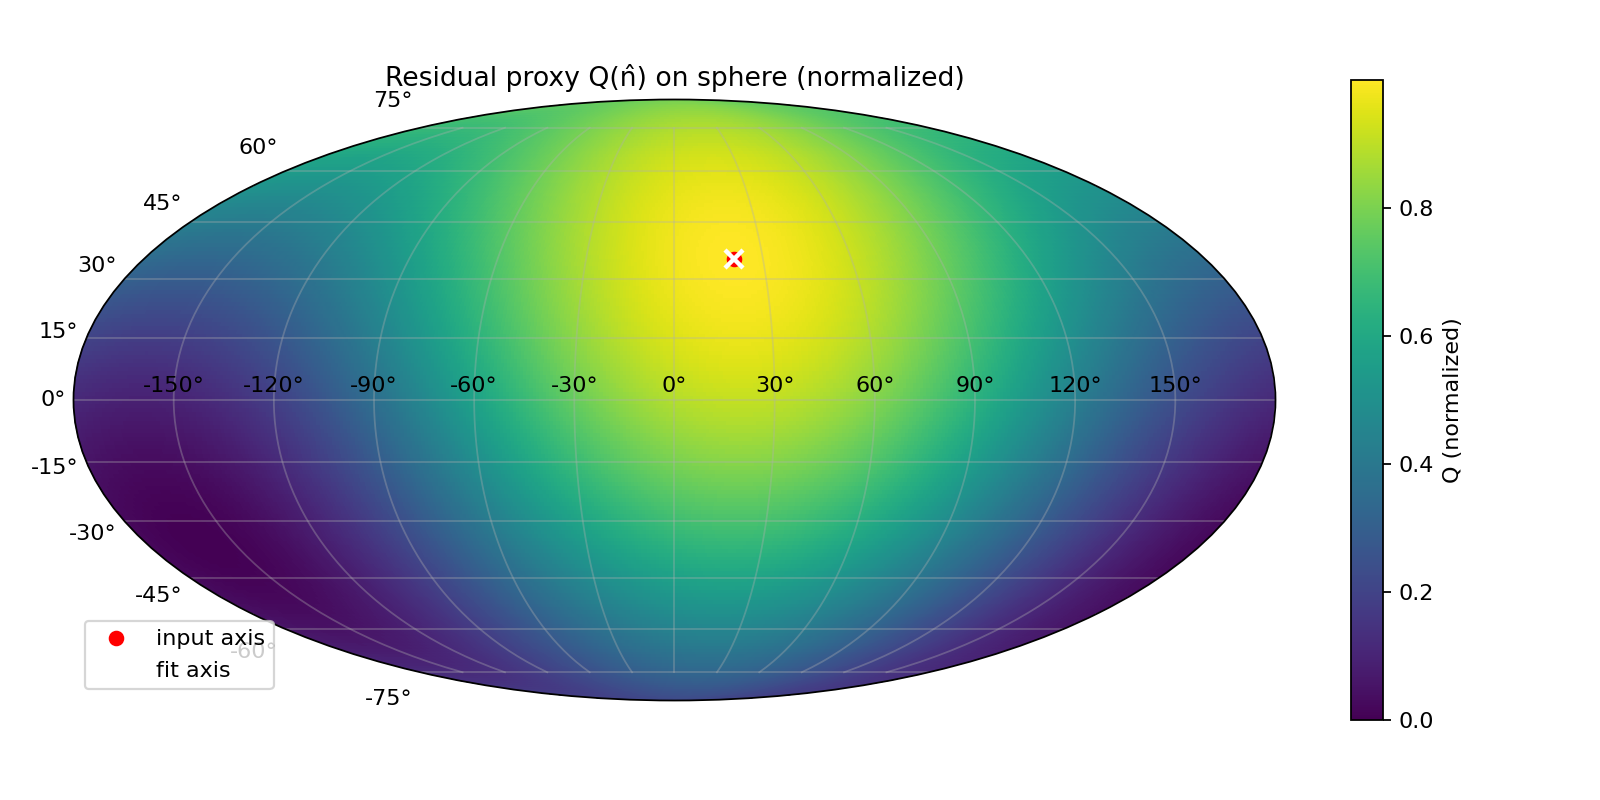

The Python source for this figure:
#!/usr/bin/env python3
"""spherical_residual_proxy_dipole.py

A tiny, testable “residual proxy on a sphere” toy model.

Purpose
-------
You said the word “spherical” made your brain itch (in a good way). This script makes a
simple *sky-like* scalar field Q(n̂) on the unit sphere and extracts its best-fit dipole.

It stays non-metaphysical:
- We do not claim what the substrate is.
- We assume an effective relative phase Δ(n̂) that is near anti-phase (≈ π) but with a
  small offset ε(n̂).
- The residual amplitude factor for two equal components is:
      R/A = 2|cos(Δ/2)|
  and near anti-phase (Δ = π - ε), we have R/A ≈ ε (with ε in radians).

We then define a proxy observable Q(n̂) using either:
- H1 (linear):    Q ∝ ε
- H2 (quadratic): Q ∝ ε²

and show that this naturally produces a dipole if ε varies slightly across the sphere.

Run
---
    python3 spherical_residual_proxy_dipole.py

Outputs
-------
- Prints the fitted dipole direction/amplitude
- Saves an image: spherical_residual_proxy_dipole.png
"""

from __future__ import annotations

import argparse
import math
from dataclasses import dataclass

import numpy as np
import matplotlib.pyplot as plt


def unit(v: np.ndarray) -> np.ndarray:
    n = np.linalg.norm(v)
    return v / n if n != 0 else v


def sph_to_cart(lon_rad: float, lat_rad: float) -> np.ndarray:
    """lon: [-pi, pi], lat: [-pi/2, pi/2]"""
    clat = math.cos(lat_rad)
    return np.array([
        clat * math.cos(lon_rad),
        clat * math.sin(lon_rad),
        math.sin(lat_rad),
    ])


def cart_to_sph(n: np.ndarray) -> tuple[float, float]:
    """Return (lon, lat) in radians."""
    x, y, z = n
    lon = math.atan2(y, x)
    lat = math.asin(max(-1.0, min(1.0, z / (np.linalg.norm(n) + 1e-12))))
    return lon, lat


def sample_sphere(n: int, rng: np.random.Generator) -> np.ndarray:
    """Uniform random unit vectors, shape (n, 3)."""
    u = rng.uniform(0.0, 1.0, size=n)
    v = rng.uniform(0.0, 1.0, size=n)
    lon = 2 * math.pi * u - math.pi
    z = 2 * v - 1
    r_xy = np.sqrt(np.maximum(0.0, 1 - z * z))
    x = r_xy * np.cos(lon)
    y = r_xy * np.sin(lon)
    return np.stack([x, y, z], axis=1)


def fit_dipole(nhat: np.ndarray, Q: np.ndarray) -> tuple[float, np.ndarray]:
    """Fit Q(n̂) ≈ a + d·n̂ via least squares.

    Returns (a, dvec).
    """
    A = np.concatenate([np.ones((nhat.shape[0], 1)), nhat], axis=1)  # (N,4)
    coeff, *_ = np.linalg.lstsq(A, Q, rcond=None)
    a = float(coeff[0])
    d = coeff[1:4]
    return a, d


def main() -> None:
    ap = argparse.ArgumentParser()
    ap.add_argument('--eps0-deg', type=float, default=1.0, help='base offset ε0 in degrees (near anti-phase)')
    ap.add_argument('--eps1-deg', type=float, default=0.15, help='dipole modulation ε1 in degrees')
    ap.add_argument('--dipole-lon-deg', type=float, default=0.0, help='dipole axis longitude (deg)')
    ap.add_argument('--dipole-lat-deg', type=float, default=30.0, help='dipole axis latitude (deg)')
    ap.add_argument('--mapping', choices=['H1', 'H2'], default='H1', help='H1: Q∝ε, H2: Q∝ε²')
    ap.add_argument('--grid', type=int, default=361, help='grid resolution for visualization')
    ap.add_argument('--samples', type=int, default=20000, help='random samples for dipole fit')
    ap.add_argument('--seed', type=int, default=1)
    args = ap.parse_args()

    rng = np.random.default_rng(args.seed)

    eps0 = math.radians(args.eps0_deg)
    eps1 = math.radians(args.eps1_deg)

    dip_axis = sph_to_cart(math.radians(args.dipole_lon_deg), math.radians(args.dipole_lat_deg))
    dip_axis = unit(dip_axis)

    # Define ε(n̂) = ε0 + ε1 (dip_axis · n̂)
    nhat = sample_sphere(args.samples, rng)
    eps = eps0 + eps1 * (nhat @ dip_axis)

    # Keep ε positive in this toy (avoids sign flips in the small-angle approx discussion).
    # In a more serious model you’d decide what the sign means.
    eps = np.maximum(eps, 1e-8)

    if args.mapping == 'H1':
        Q = eps
    else:
        Q = eps * eps

    a, d = fit_dipole(nhat, Q)

    d_amp = float(np.linalg.norm(d))
    d_dir = unit(d)
    lon, lat = cart_to_sph(d_dir)

    print('=== Residual proxy dipole fit ===')
    print(f'mapping: {args.mapping}')
    print(f'ε0: {args.eps0_deg:.4f}°   ε1: {args.eps1_deg:.4f}°')
    print(f'fit monopole a: {a:.6e}')
    print(f'fit dipole |d|: {d_amp:.6e}')
    print(f'fit dipole direction lon,lat: {math.degrees(lon):.2f}°, {math.degrees(lat):.2f}°')

    # Visualize on a lon/lat grid with Mollweide projection.
    grid = args.grid
    lon_grid = np.linspace(-math.pi, math.pi, grid)
    lat_grid = np.linspace(-math.pi / 2, math.pi / 2, grid // 2)
    LON, LAT = np.meshgrid(lon_grid, lat_grid)

    # Compute Q on the grid.
    x = np.cos(LAT) * np.cos(LON)
    y = np.cos(LAT) * np.sin(LON)
    z = np.sin(LAT)
    n_grid = np.stack([x, y, z], axis=2)

    eps_grid = eps0 + eps1 * (n_grid @ dip_axis)
    eps_grid = np.maximum(eps_grid, 1e-8)
    if args.mapping == 'H1':
        Q_grid = eps_grid
    else:
        Q_grid = eps_grid * eps_grid

    # Normalize for visualization.
    Qv = (Q_grid - Q_grid.min()) / (Q_grid.max() - Q_grid.min() + 1e-12)

    fig = plt.figure(figsize=(10, 5))
    ax = fig.add_subplot(111, projection='mollweide')
    im = ax.pcolormesh(LON, LAT, Qv, shading='auto', cmap='viridis')
    ax.grid(True, alpha=0.35)
    ax.set_title('Residual proxy Q(n̂) on sphere (normalized)')
    cb = plt.colorbar(im, ax=ax, shrink=0.85)
    cb.set_label('Q (normalized)')

    # Mark the intended dipole axis.
    ax.plot([math.radians(args.dipole_lon_deg)], [math.radians(args.dipole_lat_deg)], 'ro', markersize=6, label='input axis')
    ax.plot([lon], [lat], 'wx', markersize=8, markeredgewidth=2, label='fit axis')
    ax.legend(loc='lower left')

    out = '/home/randy/Workspace/SYSTEM/Downloads/atpm/spherical_residual_proxy_dipole.png'
    fig.tight_layout()
    fig.savefig(out, dpi=160)
    print(f'\nSaved: {out}')


if __name__ == '__main__':
    main()
